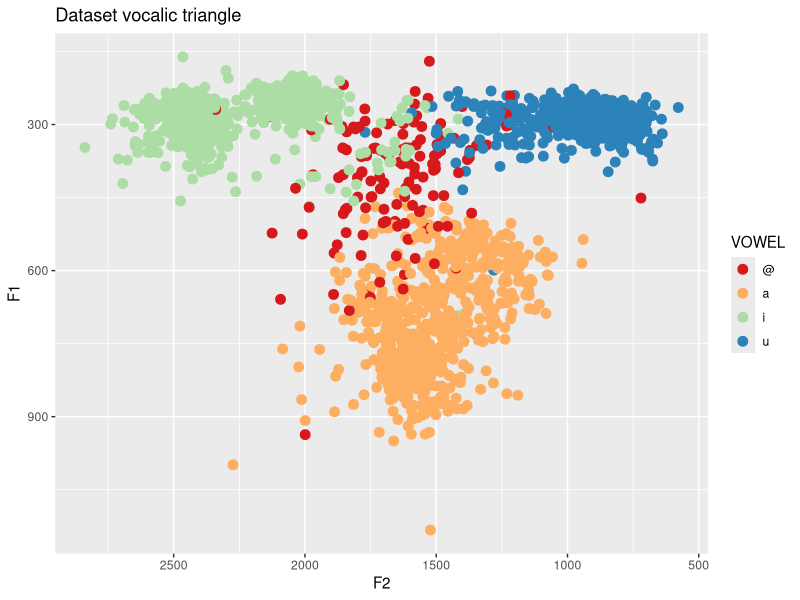
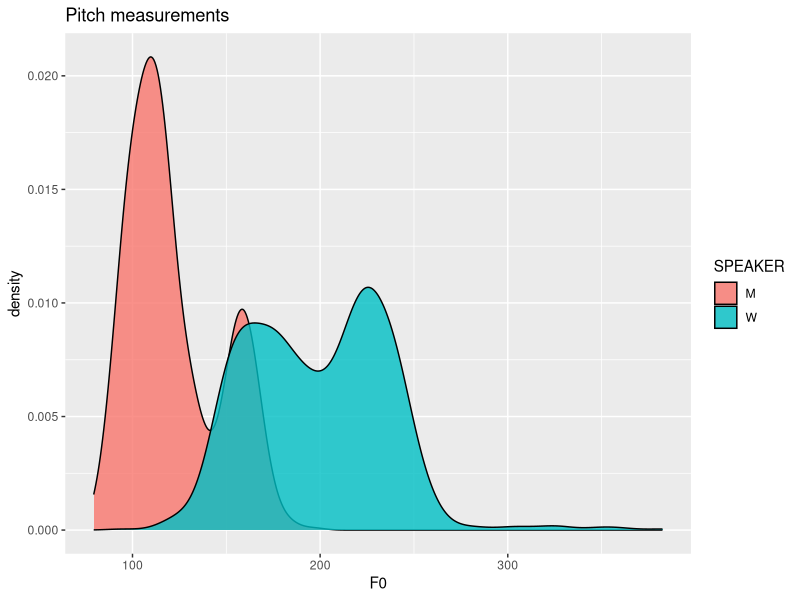
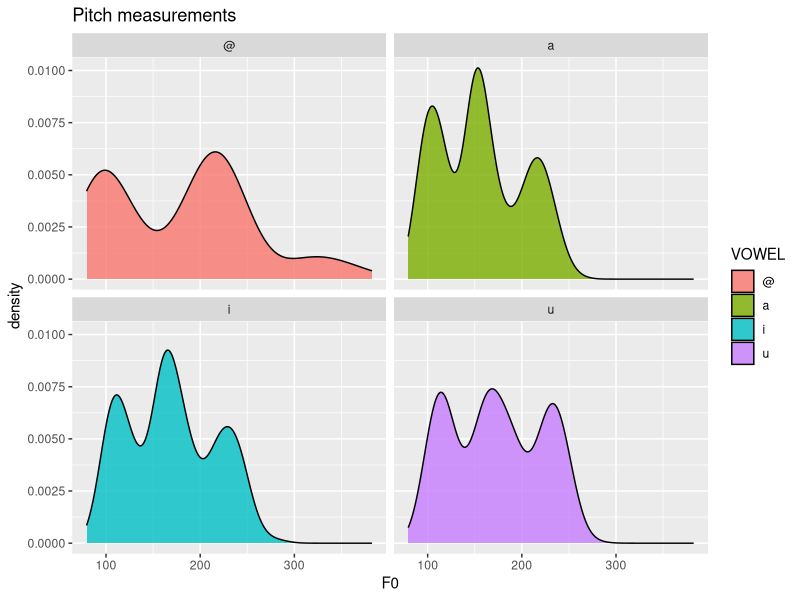
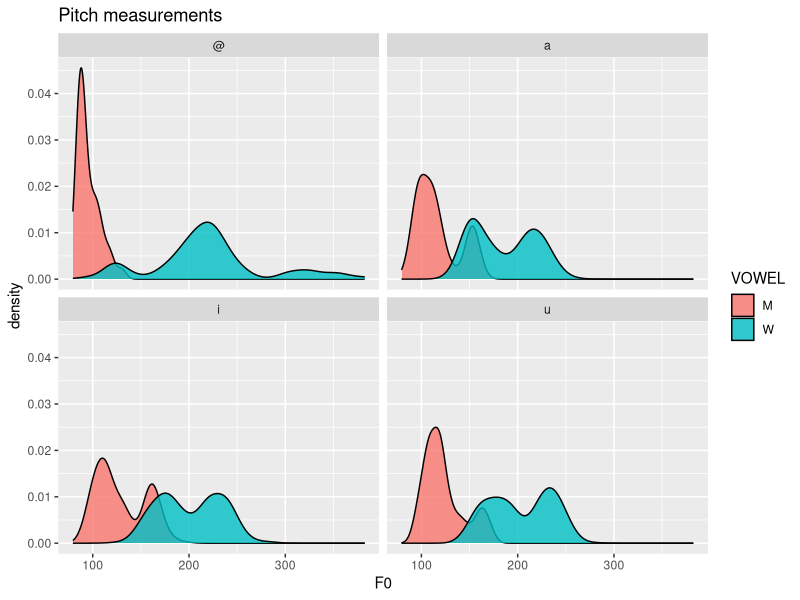
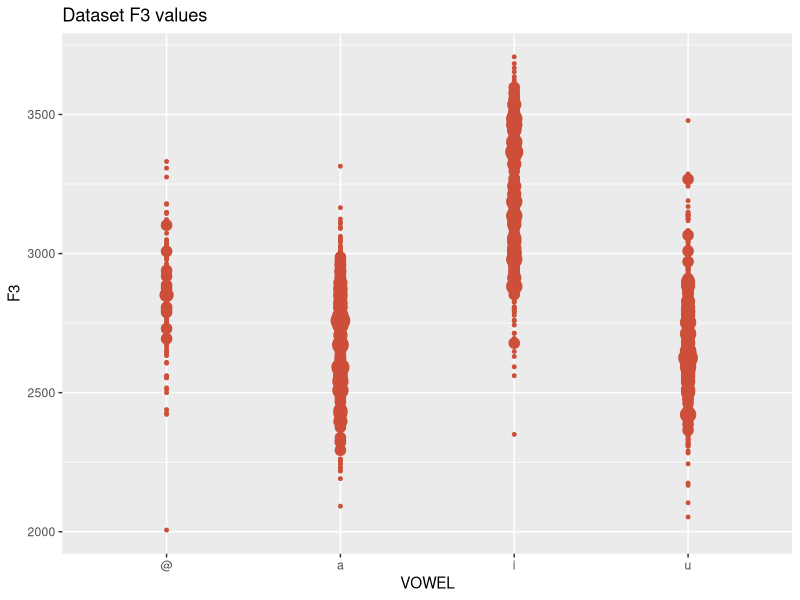
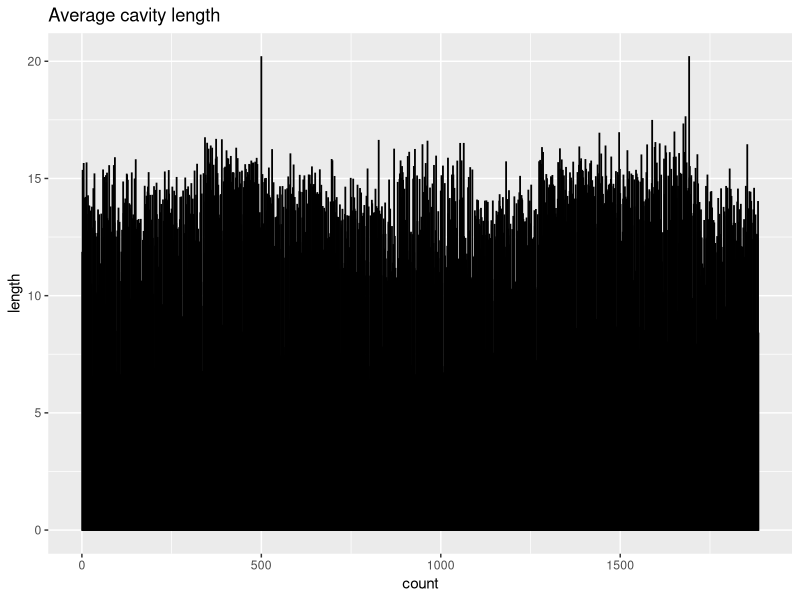
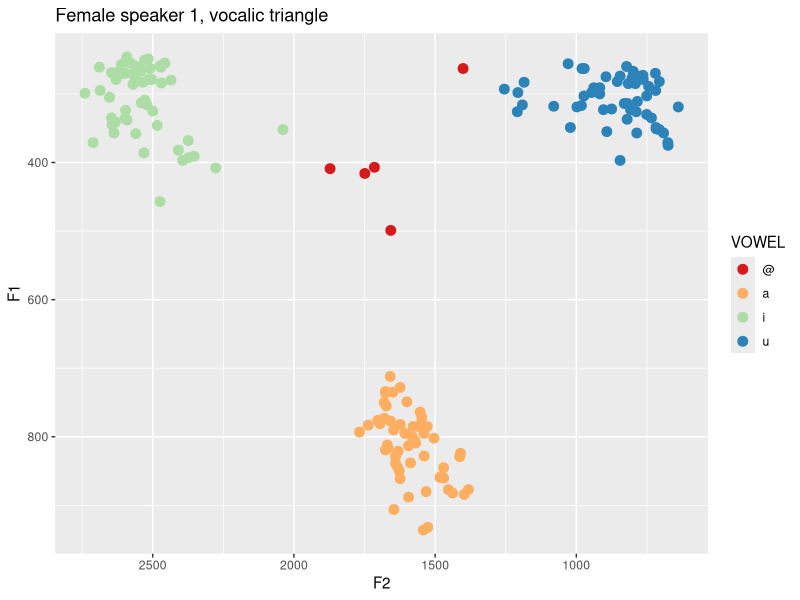
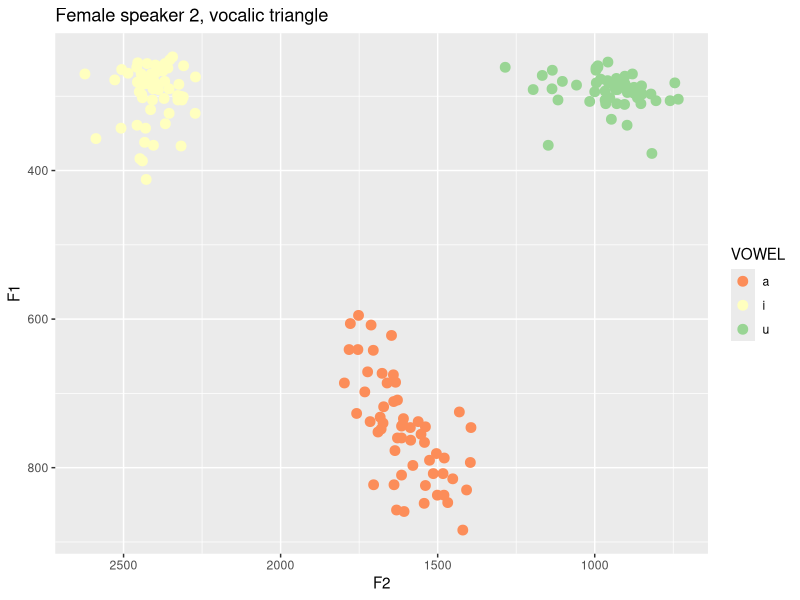

Source code (R) for these figures, in order:
## ---- chunk 1
voyelles = read.csv("data.csv", header = TRUE, sep = "\t")
## ---- chunk 2
ggplot2::ggplot(voyelles, ggplot2::aes(F2, F1)) +
  ggplot2::geom_point(ggplot2::aes(col=VOWEL), size=3) +
  ggplot2::scale_colour_brewer(palette = "Spectral") +
  ggplot2::scale_x_reverse() + ggplot2::scale_y_reverse() +
  ggplot2::labs(y="F1", x="F2", title="Dataset vocalic triangle")
## ---- chunk 3
ggplot2::ggplot(voyelles, ggplot2::aes(F0)) +
  ggplot2::geom_density(ggplot2::aes(fill=as.factor(SPEAKER)), alpha=0.8) +
  ggplot2::scale_colour_brewer(palette = "Spectral") +
  ggplot2::labs(title="Pitch measurements", fill="SPEAKER")
## ---- chunk 4
ggplot2::ggplot(voyelles, ggplot2::aes(F0)) +
  ggplot2::geom_density(ggplot2::aes(fill=as.factor(VOWEL)), alpha=0.8) +
  ggplot2::scale_colour_brewer(palette = "Spectral") +
  ggplot2::labs(title="Pitch measurements", fill="VOWEL") + ggplot2::facet_wrap( ~ VOWEL)
## ---- chunk 5
ggplot2::ggplot(voyelles, ggplot2::aes(F0)) +
  ggplot2::geom_density(ggplot2::aes(fill=as.factor(SPEAKER)), alpha=0.8) +
  ggplot2::scale_colour_brewer(palette = "Spectral") +
  ggplot2::labs(title="Pitch measurements", fill="VOWEL") + ggplot2::facet_wrap( ~ VOWEL)
## ---- chunk 6
ggplot2::ggplot(voyelles, ggplot2::aes(VOWEL, F3)) +
  ggplot2::geom_count(col="tomato3", show.legend=F) +
  ggplot2::labs(y="F3", title="Dataset F3 values") 
## ---- chunk 7
cavityF1 <- c()
cavityF2 <- c()
cavityF3 <- c()
cavities <- c()

for (i in voyelles[["F1"]] ) {
    l <- (35000/i)/4
    cavityF1 <- append(cavityF1, l)
}
for (i in voyelles[["F2"]] ) {
    l <- (35000/i)/4
    cavityF2 <- append(cavityF2, l)
}
for (i in voyelles[["F3"]] ) {
    l <- (35000/i)/4
    cavityF3 <- append(cavityF3, l)
}
for (i in 1:1885) {
  lm <- (cavityF1[i] + cavityF2[i] + cavityF3[i])/3
  cavities <-(append(cavities, lm))
}
## ---- chunk 8
ggplot2::ggplot(data.frame(cavities), ggplot2::aes(seq_along(cavities),cavities)) + 
  ggplot2::geom_bar(colour="black", stat="identity") + 
  ggplot2::labs(y="length", x="count", title="Average cavity length")
## ---- chunk 9
voyellesLocutrice1 <- voyelles[1:168,]
voyellesLocutrice2 <- voyelles[169:337,]
voyellesLocuteur1 <- voyelles[1497:1720,]
voyellesLocuteur2 <- voyelles[1719:1885,]
## ---- chunk 10
ggplot2::ggplot(voyellesLocutrice1, ggplot2::aes(x=F2, y=F1)) +
  ggplot2::geom_point(ggplot2::aes(col=VOWEL), size=3) +
  ggplot2::scale_colour_brewer(palette = "Spectral") +
  ggplot2::scale_x_reverse() + ggplot2::scale_y_reverse() +
  ggplot2::labs(y="F1", x="F2", title="Female speaker 1, vocalic triangle")

ggplot2::ggplot(voyellesLocutrice2, ggplot2::aes(x=F2, y=F1)) +
  ggplot2::geom_point(ggplot2::aes(col=VOWEL), size=3) +
  ggplot2::scale_colour_brewer(palette = "Spectral") +
  ggplot2::scale_x_reverse() + ggplot2::scale_y_reverse() +
  ggplot2::labs(y="F1", x="F2", title="Female speaker 2, vocalic triangle")
## ---- chunk 11
pitchLocW1 <- ggplot2::ggplot(voyellesLocutrice1, ggplot2::aes(F0)) +
  ggplot2::geom_density(ggplot2::aes(fill=as.factor(SPEAKER)), alpha=0.8) +
  ggplot2::scale_colour_brewer(palette = "Spectral") +
  ggplot2::labs(title="Female speaker 1, pitch curve", fill="GENDER") + 
  ggplot2::xlim(100, 300)

pitchLocW2 <- ggplot2::ggplot(voyellesLocutrice2, ggplot2::aes(F0)) +
  ggplot2::geom_density(ggplot2::aes(fill=as.factor(SPEAKER)), alpha=0.8) +
  ggplot2::scale_colour_brewer(palette = "Spectral") +
  ggplot2::labs(title="Female speaker 2, pitch curve", fill="GENDER") + 
  ggplot2::xlim(100, 300)

gridExtra::grid.arrange(pitchLocW1, pitchLocW2, ncol=2)
## ---- chunk 12
f3LocW1 <- ggplot2::ggplot(voyellesLocutrice1, ggplot2::aes(VOWEL, F3)) +
  ggplot2::geom_count(col="tomato3", show.legend=F) +
  ggplot2::labs(y="F3", title="Female speaker 1, F3 values") + 
  ggplot2::ylim(2250, 3750)

f3LocW2 <- ggplot2::ggplot(voyellesLocutrice2, ggplot2::aes(VOWEL, F3)) +
  ggplot2::geom_count(col="tomato3", show.legend=F) +
  ggplot2::labs(y="F3", title="Female speaker 2, F3 values") + 
  ggplot2::ylim(2250, 3750)

gridExtra::grid.arrange(f3LocW1, f3LocW2, ncol=2)
## ---- chunk 13
ggplot2::ggplot(voyellesLocuteur1, ggplot2::aes(x=F2, y=F1)) +
  ggplot2::geom_point(ggplot2::aes(col=VOWEL), size=3) +
  ggplot2::scale_colour_brewer(palette = "Spectral") +
  ggplot2::scale_x_reverse() + ggplot2::scale_y_reverse() +
  ggplot2::labs(y="F1", x="F2", title="Male speaker 1, vocalic triangle")

ggplot2::ggplot(voyellesLocuteur2, ggplot2::aes(x=F2, y=F1)) +
  ggplot2::geom_point(ggplot2::aes(col=VOWEL), size=3) +
  ggplot2::scale_colour_brewer(palette = "Spectral") +
  ggplot2::scale_x_reverse() + ggplot2::scale_y_reverse() +
  ggplot2::labs(y="F1", x="F2", title="Male speaker 2, vocalic triangle")
## ---- chunk 14
pitchLocM1 <- ggplot2::ggplot(voyellesLocuteur1, ggplot2::aes(F0)) +
  ggplot2::geom_density(ggplot2::aes(fill=as.factor(SPEAKER)), alpha=0.8) +
  ggplot2::scale_colour_brewer(palette = "Spectral") +
  ggplot2::labs(title="Male speaker 1, pitch curve", fill="GENDER") + 
  ggplot2::xlim(0, 300)

pitchLocM2 <- ggplot2::ggplot(voyellesLocuteur2, ggplot2::aes(F0)) +
  ggplot2::geom_density(ggplot2::aes(fill=as.factor(SPEAKER)), alpha=0.8) +
  ggplot2::scale_colour_brewer(palette = "Spectral") +
  ggplot2::labs(title="Male speaker 2, pitch curve", fill="GENDER") + 
  ggplot2::xlim(0, 300)

gridExtra::grid.arrange(pitchLocM1, pitchLocM2, ncol=2)
## ---- chunk 15
f3LocM1 <- ggplot2::ggplot(voyellesLocuteur1, ggplot2::aes(VOWEL, F3)) +
  ggplot2::geom_count(col="tomato3", show.legend=F) +
  ggplot2::labs(y="F3", title="Male speaker 1, F3 values") + 
  ggplot2::ylim(2000, 3750)

f3LocM2 <- ggplot2::ggplot(voyellesLocuteur2, ggplot2::aes(VOWEL, F3)) +
  ggplot2::geom_count(col="tomato3", show.legend=F) +
  ggplot2::labs(y="F3", title="Male speaker 2, F3 values") + 
  ggplot2::ylim(2000, 3750)

gridExtra::grid.arrange(f3LocM1, f3LocM2, ncol=2)
